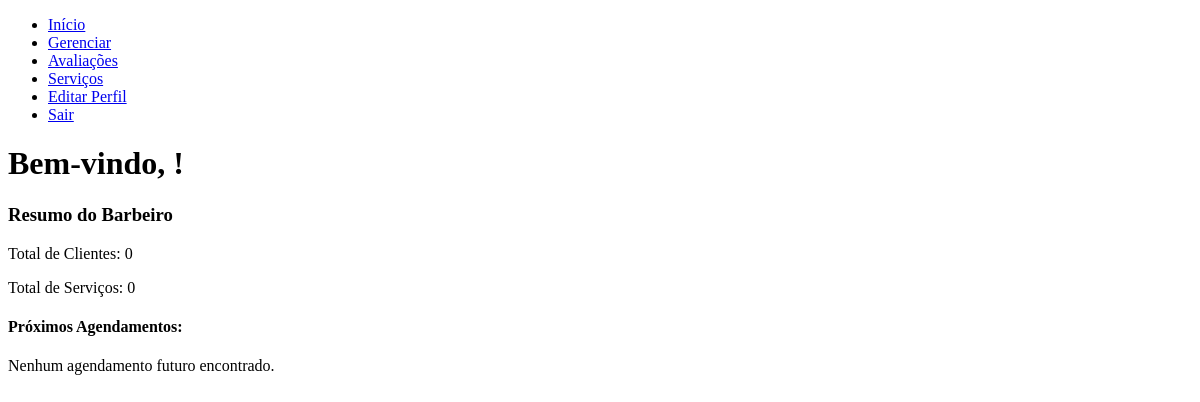
Page /admin/index.php (signed in) on the earlier database version.
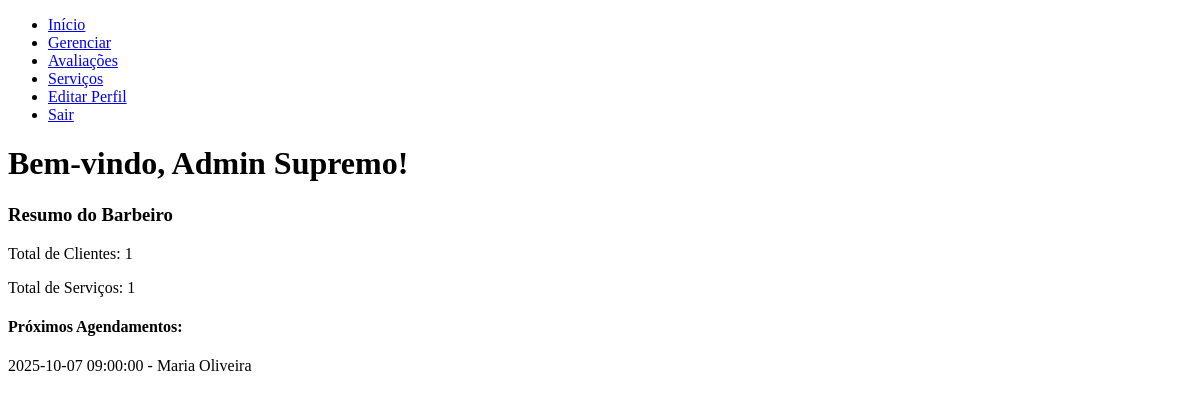
Same page on the later database version.
### tables this page shows
CREATE TABLE IF NOT EXISTS `barbeiro` (
  `id_barbeiro` INT(11) NOT NULL AUTO_INCREMENT,
  `nome` VARCHAR(100) NOT NULL,
  `telefone` VARCHAR(15) NOT NULL,
  `cpf` VARCHAR(11) NOT NULL,
  `data_nascimento` DATE NULL DEFAULT NULL,
  `data_admissao` DATE NULL DEFAULT NULL,
  `usuario_idusuario` INT NOT NULL,
  PRIMARY KEY (`id_barbeiro`),
  UNIQUE INDEX `cpf` (`cpf` ASC) VISIBLE,
  INDEX `fk_barbeiro_usuario1_idx` (`usuario_idusuario` ASC) VISIBLE,
  CONSTRAINT `fk_barbeiro_usuario1`
    FOREIGN KEY (`usuario_idusuario`)
    REFERENCES `usuario` (`idusuario`)
    ON DELETE NO ACTION
    ON UPDATE NO ACTION);

CREATE TABLE IF NOT EXISTS `agendamento` (
  `id_agendamento` INT(11) NOT NULL AUTO_INCREMENT,
  `data_agendamento` DATETIME NULL DEFAULT NULL,
  `status` ENUM('pendente', 'confirmado', 'cancelado') NULL DEFAULT 'pendente',
  `cliente_id_cliente` INT(11) NOT NULL,
  `barbeiro_id_barbeiro` INT(11) NOT NULL,
  PRIMARY KEY (`id_agendamento`),
  INDEX `fk_agendamento_cliente1_idx` (`cliente_id_cliente` ASC) VISIBLE,
  INDEX `fk_agendamento_barbeiro1_idx` (`barbeiro_id_barbeiro` ASC) VISIBLE,
  CONSTRAINT `fk_agendamento_barbeiro1`
    FOREIGN KEY (`barbeiro_id_barbeiro`)
    REFERENCES `barbeiro` (`id_barbeiro`)
    ON DELETE CASCADE
    ON UPDATE CASCADE,
  CONSTRAINT `fk_agendamento_cliente1`
    FOREIGN KEY (`cliente_id_cliente`)
    REFERENCES `cliente` (`id_cliente`)
    ON DELETE CASCADE
    ON UPDATE CASCADE);

CREATE TABLE IF NOT EXISTS `cliente` (
  `id_cliente` INT(11) NOT NULL AUTO_INCREMENT,
  `nome` VARCHAR(100) NOT NULL,
  `telefone` VARCHAR(15) NOT NULL,
  `endereco` VARCHAR(255) NULL DEFAULT NULL,
  `data_nascimento` DATE NULL DEFAULT NULL,
  `data_cadastro` TIMESTAMP NOT NULL DEFAULT CURRENT_TIMESTAMP(),
  `usuario_idusuario` INT NOT NULL,
  PRIMARY KEY (`id_cliente`),
  INDEX `fk_cliente_usuario1_idx` (`usuario_idusuario` ASC) VISIBLE,
  CONSTRAINT `fk_cliente_usuario1`
    FOREIGN KEY (`usuario_idusuario`)
    REFERENCES `usuario` (`idusuario`)
    ON DELETE NO ACTION
    ON UPDATE NO ACTION);

### public/funcoes.php (called while the page is built, shortened)
<?php
function pesquisarBarbeiroId($conexao, $idusuario)
{
    $sql = "SELECT id_barbeiro, nome, telefone, cpf, data_nascimento, data_admissao, usuario_idusuario
            FROM barbeiro
            WHERE usuario_idusuario = ?";
    if ($comando = mysqli_prepare($conexao, $sql)) {
        mysqli_stmt_bind_param($comando, "i", $idusuario);
        mysqli_stmt_execute($comando);
        $resultado = mysqli_stmt_get_result($comando);
        $barbeiro = mysqli_fetch_assoc($resultado);
        return $barbeiro;
    } else {
        die("Erro ao preparar a consulta: " . mysqli_error($conexao));
    }
}
function obterProximosAgendamentos($conexao, $idBarbeiro, $limite = 5) {
    $agendamentos = [];
    $sql = "
        SELECT a.id_agendamento, a.data_agendamento, c.nome AS nome_cliente
        FROM agendamento a
        INNER JOIN cliente c ON a.cliente_id_cliente = c.id_cliente
        WHERE a.barbeiro_id_barbeiro = ?
        ORDER BY a.data_agendamento ASC
        LIMIT ?;
    ";
    if ($stmt = mysqli_prepare($conexao, $sql)) {
        mysqli_stmt_bind_param($stmt, "ii", $idBarbeiro, $limite);
        mysqli_stmt_execute($stmt);
        $resultado = mysqli_stmt_get_result($stmt);
        while ($row = mysqli_fetch_assoc($resultado)) {
            $agendamentos[] = $row;
        }
    }
    return $agendamentos;
}
function obterTotalClientes($conexao, $idBarbeiro) {
    $total = 0;
    $sql = "
        SELECT COUNT(DISTINCT cliente_id_cliente) AS total_clientes
        FROM agendamento
        WHERE barbeiro_id_barbeiro = ?;
    ";
    if ($stmt = mysqli_prepare($conexao, $sql)) {
        mysqli_stmt_bind_param($stmt, "i", $idBarbeiro);
        mysqli_stmt_execute($stmt);
        $resultado = mysqli_stmt_get_result($stmt);
        if ($row = mysqli_fetch_assoc($resultado)) {
            $total = $row['total_clientes'];
        }
    }
    return $total;
}
function obterTotalServicos($conexao, $idBarbeiro) {
    $total = 0;
    $sql = "
        SELECT COUNT(DISTINCT s.id_servico) AS total_servicos
        FROM agenda_servico ags
        INNER JOIN agendamento a ON ags.agendamento_id_agendamento = a.id_agendamento
        INNER JOIN servico s ON ags.servico_id_servico = s.id_servico
        WHERE a.barbeiro_id_barbeiro = ?;
    ";
    if ($stmt = mysqli_prepare($conexao, $sql)) {
        mysqli_stmt_bind_param($stmt, "i", $idBarbeiro);
        mysqli_stmt_execute($stmt);
        $resultado = mysqli_stmt_get_result($stmt);
        if ($row = mysqli_fetch_assoc($resultado)) {
            $total = $row['total_servicos'];
        }
    }
    return $total;
}
function obterResumoPainelBarbeiro($conexao, $idBarbeiro) {
    $resumo = [];
    $resumo['proximos_agendamentos'] = obterProximosAgendamentos($conexao, $idBarbeiro);
    $resumo['total_clientes'] = obterTotalClientes($conexao, $idBarbeiro);
    $resumo['total_servicos'] = obterTotalServicos($conexao, $idBarbeiro);
    return $resumo;
}

### public/admin/index.php (the view, shortened to what this page needs)
<?php
require_once '../conexao.php';
require_once '../funcoes.php';
$idusuario = $_SESSION['id_barbeiro'] ?? 0;
$barbeiro = pesquisarBarbeiroId($conexao, $idusuario);
?>
<!DOCTYPE html>
<html lang="pt-br">
<head>
</head>
<body>
  <nav>
    <ul>
      <li><a href="./index.php">Início</a></li>
      <li><a href="./gerenciador.php">Gerenciar</a></li>
      <li><a href="./avaliacao.php">Avaliações</a></li>
      <li><a href="./servico.php">Serviços</a></li>
      <li><a href="../formBarbeiro.php?id=<?php echo $idusuario; ?>">Editar Perfil</a></li>
      <li><a href="../sair.php">Sair</a></li>
    </ul>
  </nav>
  <h1>Bem-vindo, <?php echo htmlspecialchars($barbeiro['nome']); ?>!</h1>
<section>
  <?php
  $resumo = obterResumoPainelBarbeiro($conexao, $barbeiro['id_barbeiro']);
echo "<h3>Resumo do Barbeiro</h3>";
echo "<p>Total de Clientes: {$resumo['total_clientes']}</p>";
echo "<p>Total de Serviços: {$resumo['total_servicos']}</p>";
echo "<h4>Próximos Agendamentos:</h4>";
if (count($resumo['proximos_agendamentos']) > 0) {
    foreach ($resumo['proximos_agendamentos'] as $ag) {
        echo "<p>{$ag['data_agendamento']} - {$ag['nome_cliente']}</p>";
    }
} else {
    echo "<p>Nenhum agendamento futuro encontrado.</p>";
}
?>
</section>
</body>
</html>

Differences in the rows shown:
added barbeiro: nome "Admin Supremo"
now on this page (row unchanged): agendamento: data_agendamento "2025-10-07 09:00:00", cliente_id_cliente.nome "Maria Oliveira"
Other differences:
$resumo['total_clientes']: "0" → "1"
$resumo['total_servicos']: "0" → "1"
text no longer shown: "Nenhum agendamento futuro encontrado."
